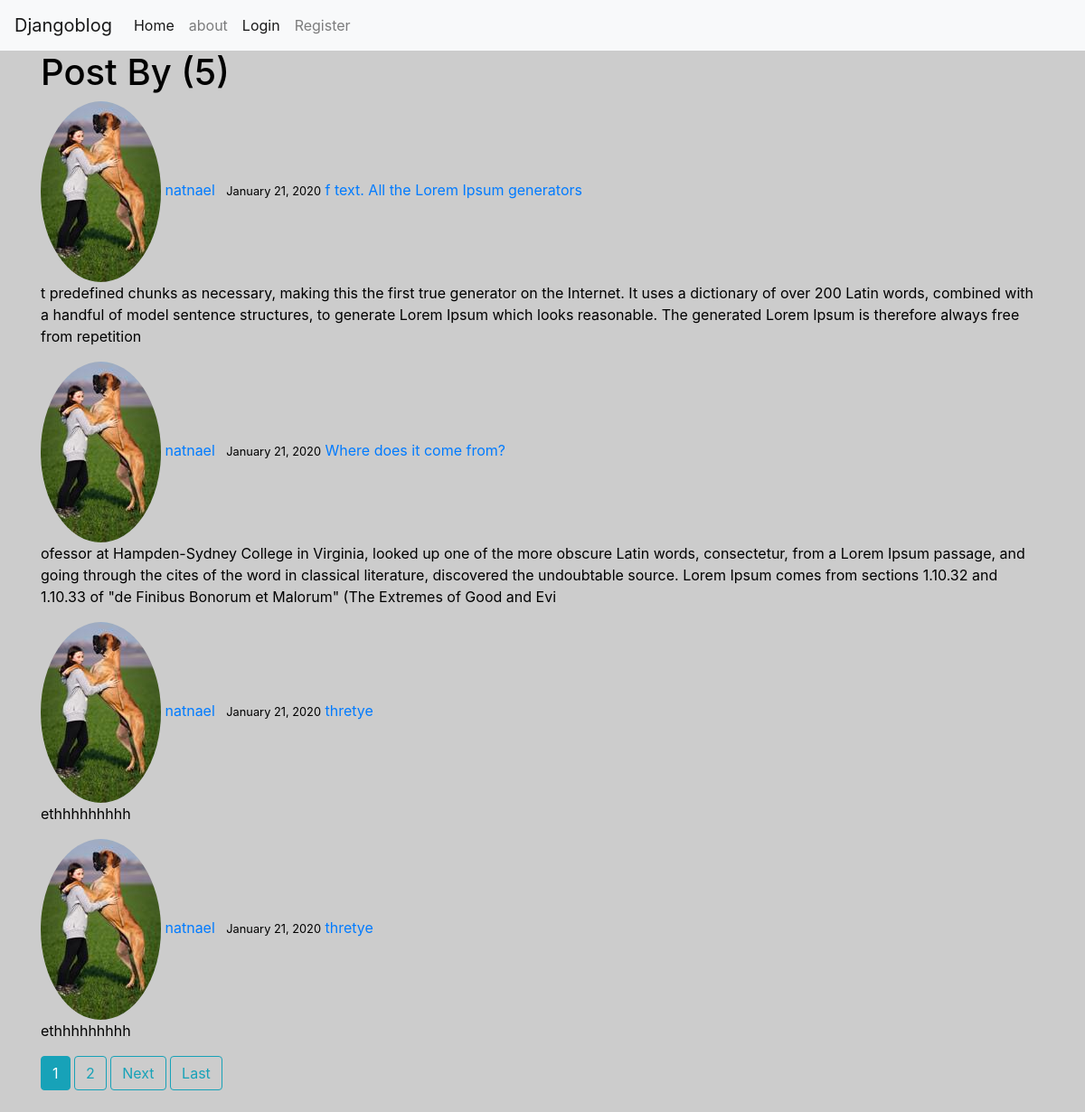
Screenshot of /user/natnael with the database file from the repository.
### blog/models.py (models this page shows, shortened)
class Post(models.Model):
    title = models.CharField(max_length=100)
    content = models.TextField()
    date_posted = models.DateTimeField(default=timezone.now)
    author = models.ForeignKey(User, on_delete=models.CASCADE)

### users/models.py (models this page shows, shortened)
class Profile(models.Model):
	user = models.OneToOneField(User, on_delete=models.CASCADE)
	image = models.ImageField(default='default.jpg', upload_to='profile_pics')

### blog/views.py (the view)
# urls.py: path('user/<str:username>', UserPostListView.as_view(), name='user-posts'),
class UserPostListView(ListView):
	model = Post
	template_name = 'blog/user_posts.html'  #<app>/<model>_<viewtype>.html
	context_object_name = 'posts'
	paginate_by = 4
	def get_queryset(self):
		user = get_object_or_404(User, username=self.kwargs.get('username'))
		return Post.objects.filter(author=user).order_by('-date_posted')

### blog/templates/blog/user_posts.html (shortened to what this page needs)
{% extends "blog/base.html"%}
{% block content %}
<h1>Post By {{ view.Kwargs.username }} ({{ page_obj.paginator.count }})</h1>
	{% for post in posts %}
	<img src="{{ post.author.profile.image.url }}" class="rounded-circle" alt="" >
	<a href="{% url 'user-posts' post.author.username %}" class="mr-2">{{ post.author }}</a>
	<small>{{ post.date_posted|date:"F d, Y" }}</small>
	   <a href="{% url 'post-detail' post.id %}">{{ post.title }}</a>
	   <p>{{ post.content }}</p>
	{% endfor %}
      {% if is_paginated %}
      {% for num in page_obj.paginator.page_range %}
        {% if page_obj.number == num %}
          <a class="btn btn-info mb-4" href="?page={{ num }}">{{ num }}</a>
        {% elif num > page_obj.number|add:'-3' and num < page_obj.number|add:'3' %}
          <a class="btn btn-outline-info mb-4" href="?page={{ num }}">{{ num }}</a>
        {% endif %}
      {% endfor %}
      {% if page_obj.has_next %}
        <a class="btn btn-outline-info mb-4" href="?page={{ page_obj.next_page_number }}">Next</a>
        <a class="btn btn-outline-info mb-4" href="?page={{ page_obj.paginator.num_pages }}">Last</a>
      {% endif %}
    {% endif %}
{% endblock content %}

### blog/templates/blog/base.html (shortened to what this page needs)
{% load static %}
<!doctype html>
<html lang="en">
  <head>
    <link rel="stylesheet" href="https://stackpath.bootstrapcdn.com/bootstrap/4.4.1/css/bootstrap.min.css">
<link rel="stylesheet" type="text/css" href="{% static 'blog/main.css' %}">
  </head>
  <body>
 <nav class="navbar navbar-expand-lg navbar-light bg-light">
  <a class="navbar-brand" href="#">Djangoblog</a>
  <div class="collapse navbar-collapse" id="navbarNav">
    <ul class="navbar-nav">
      <li class="nav-item active">
        <a class="nav-link" href="{% url 'blog-home' %}">Home</a>
      </li>
      <li class="nav-item">
        <a class="nav-link" href="{% url 'blog-about' %}">about</a>
      </li>
      {% if user.is_authenticated %}
      <li class="nav-item active">
        <a class="nav-link" href="{% url 'post-create' %}">New Post</a>
      </li>
      <li class="nav-item active">
        <a class="nav-link" href="{% url 'profile' %}">profile</a>
      </li>
      <li class="nav-item active">
        <a class="nav-link" href="{% url 'logout' %}">Logout</a>
      </li>
      {% else %}
      <li class="nav-item active">
        <a class="nav-link" href="{% url 'login' %}">Login</a>
      </li>
      <li class="nav-item">
        <a class="nav-link" href="{% url 'register' %}">Register</a>
      </li>
      {% endif %}
    </ul>
  </div>
</nav>
<div class="container">
{% block content %}
{% endblock %}
</div>
  </body>
</html>

### blog/static/blog/main.css (style rules this page uses)
body { background-color: #ccc; color: #000; }

### rows the page displays
Post: author.profile.image (picture), author "natnael", date_posted "January 21, 2020", title "f text. All the Lorem Ipsum generators", content "t predefined chunks as necessary, making this the first true generator on the Internet. It uses a dictionary of over 200 Latin words, combined with a handful of model sentence structures, to generate Lorem Ipsum which looks reasonable. The generated Lorem Ipsum is therefore always free from repetition"
Post: author.profile.image (picture), author "natnael", date_posted "January 21, 2020", title "Where does it come from?", content "ofessor at Hampden-Sydney College in Virginia, looked up one of the more obscure Latin words, consectetur, from a Lorem Ipsum passage, and going through the cites of the word in classical literature, discovered the undoubtable source. Lorem Ipsum comes from sections 1.10.32 and 1.10.33 of \"de Finibus Bonorum et Malorum\" (The Extremes of Good and Evi"
Post: author.profile.image (picture), author "natnael", date_posted "January 21, 2020", title "thretye", content "ethhhhhhhhh"
Post: author.profile.image (picture), author "natnael", date_posted "January 21, 2020", title "thretye", content "ethhhhhhhhh"

### other values shown
{{ page_obj.paginator.count }} "5"
{{ num }} "1"
{{ num }} "2"
